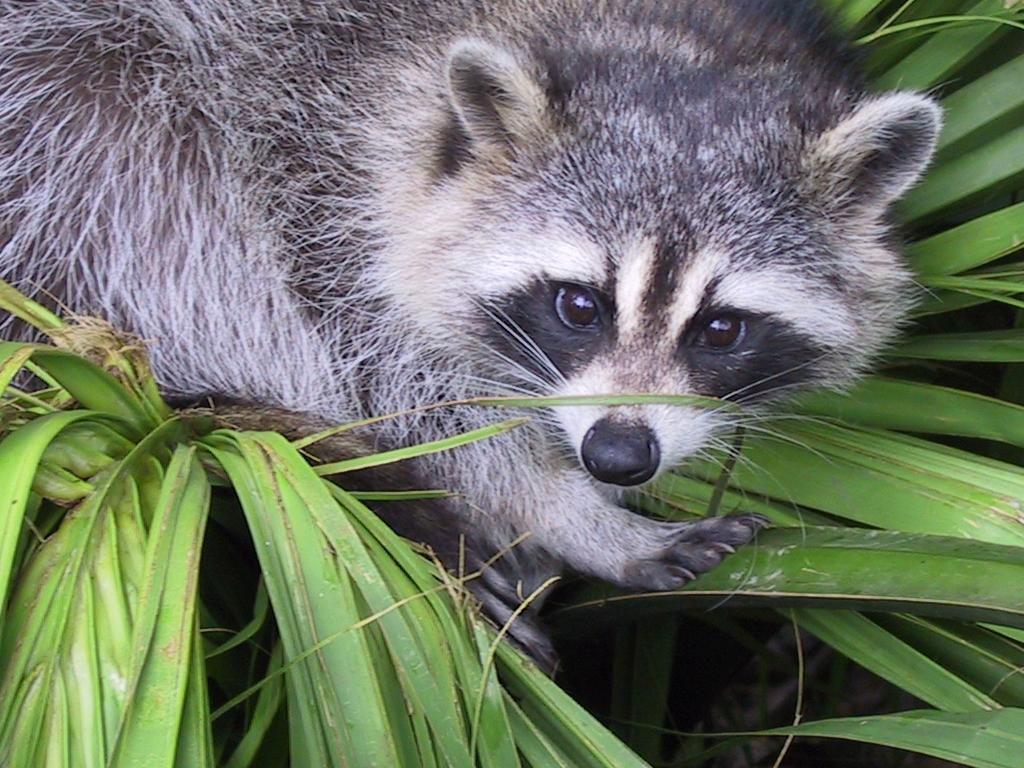
#> input picture day01-Array/animal.jpeg, 1024 x 768 px
$ python -i pimp_image.py   (imports and definitions only)
#> lines starting #> are read from the running program, lines starting #| are printed output that depends on the picture
#> further down, picture is the input picture: shape (768, 1024, 3); mean B, G, R 102.1, 117.7, 110.7
import numpy as np
from PIL import Image


def ft_invert(img: np.ndarray) -> np.ndarray:
    '''ft_invert(img: np.array) -> np.array

Invert the image color by subtracting each pixel from 255
return the inverted image as a numpy array'''
    return 255 - img


def ft_red(img: np.ndarray) -> np.ndarray:
    '''ft_red(img: np.array) -> np.array

zero out the green and blue channels of the image
return the red image as a numpy array'''
    red, green, blue = Image.fromarray(img).split()
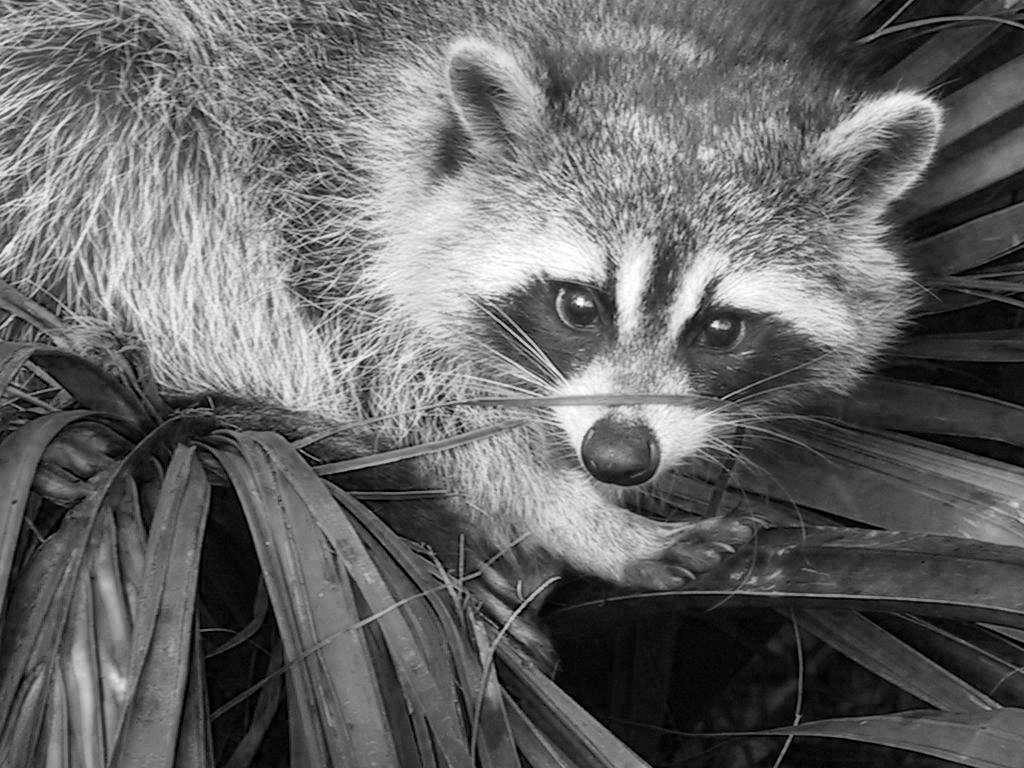
#> red: PIL image 1024x768 L; min 0, max 255, mean 102.1
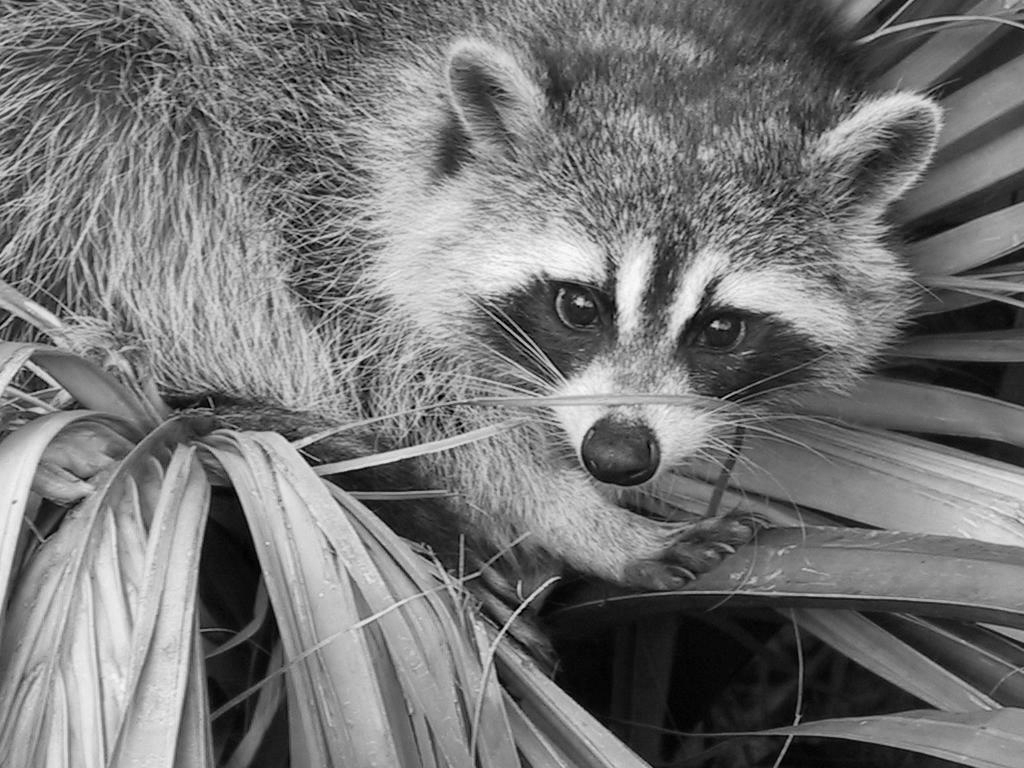
#> green: PIL image 1024x768 L; min 0, max 252, mean 117.7
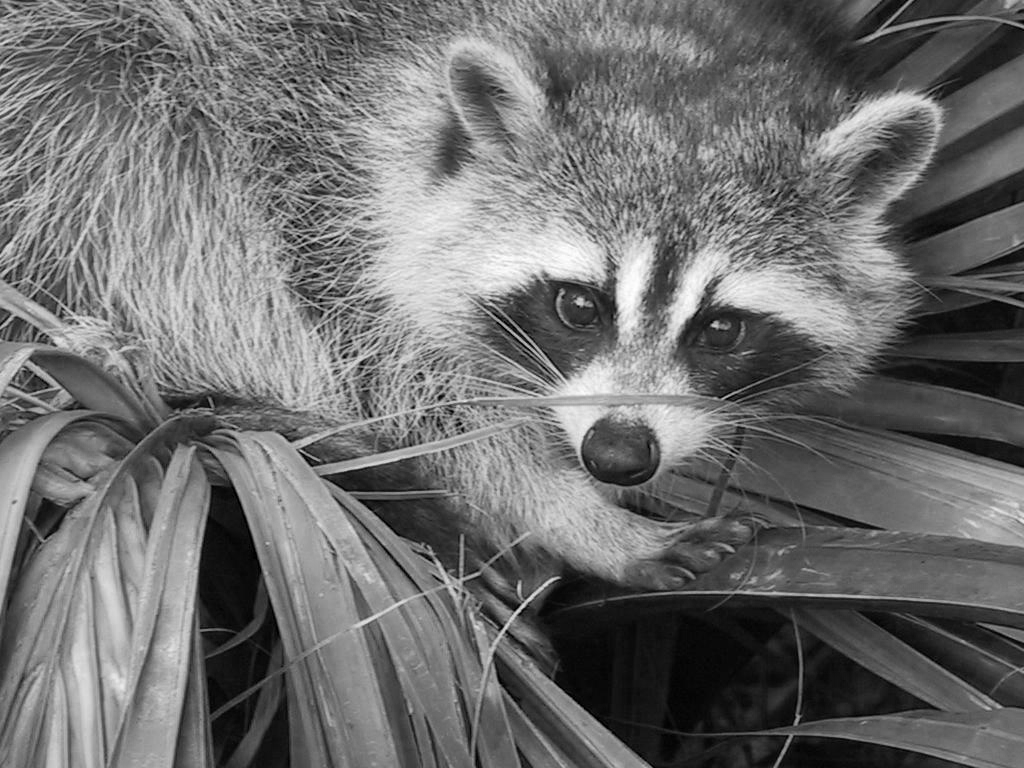
#> blue: PIL image 1024x768 L; min 0, max 255, mean 110.7
    zero_band = red.point(lambda p: 0)
#> zero_band: PIL image 1024x768 L; every value is 0
    red_img = Image.merge('RGB', (red, zero_band, zero_band))
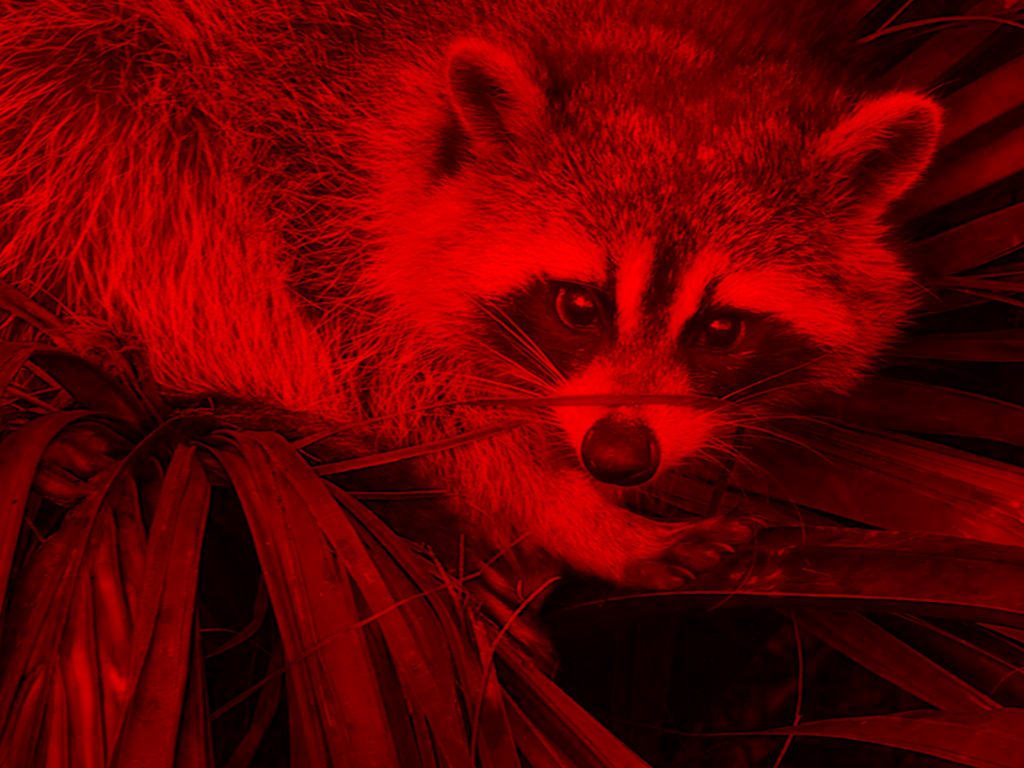
#> red_img: PIL image 1024x768 RGB; mean R, G, B 102.1, 0, 0
    return np.array(red_img)


def ft_green(img: np.ndarray) -> np.ndarray:
    '''ft_red(img: np.array) -> np.array

zero out the red and blue channels of the image
return the green image as a numpy array'''
    red, green, blue = Image.fromarray(img).split()
    zero_band = green.point(lambda p: 0)
    green_img = Image.merge('RGB', (zero_band, green, zero_band))
    return np.array(green_img)


def ft_blue(img: np.ndarray) -> np.ndarray:
    '''ft_red(img: np.array) -> np.array

zero out the red and green channels of the image
return the blue image as a numpy array'''
    red, green, blue = Image.fromarray(img).split()
    zero_band = blue.point(lambda p: 0)
    blue_img = Image.merge('RGB', (zero_band, zero_band, blue))
    return np.array(blue_img)


def ft_grey(img: np.ndarray) -> np.ndarray:
    '''ft_grey(img: np.array) -> np.array

Convert the image to greyscale
return the greyscale image as a numpy array'''
    grayscale = Image.fromarray(img).convert("L")
    return np.array(grayscale)

>>> import cv2
>>> picture = cv2.imread('../animal.jpeg')
>>> result = ft_red(picture)

$ run again, on day01-Array/landscape.jpg
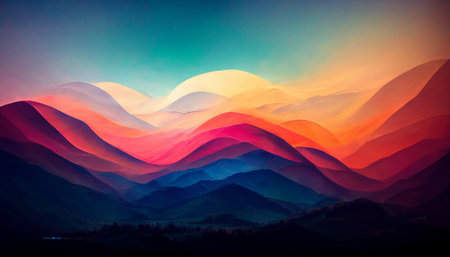
#> input picture day01-Array/landscape.jpg, 450 x 257 px
#> picture is the input picture: shape (257, 450, 3); mean B, G, R 89.1, 79.1, 98.7
#> in ft_red, `red, green, blue = Image.fromarray(img).split()`:
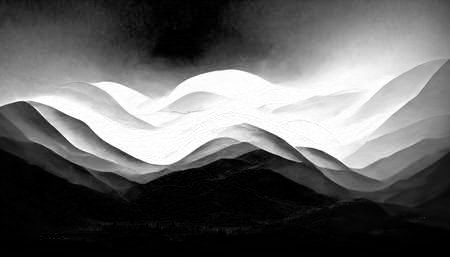
#> blue: PIL image 450x257 L; min 0, max 255, mean 98.7
#> zero_band: PIL image 450x257 L; every value is 0
#> in ft_red, `red_img = Image.merge('RGB', (red, zero_band, zero_band))`:
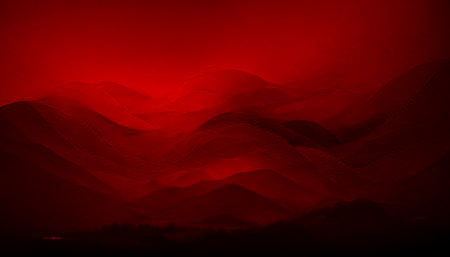
#> red_img: PIL image 450x257 RGB; mean R, G, B 89.1, 0, 0
